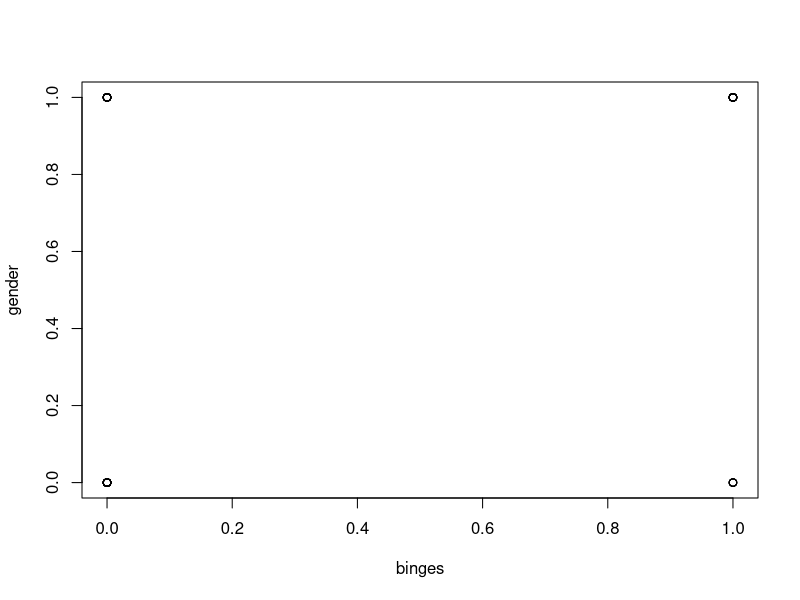
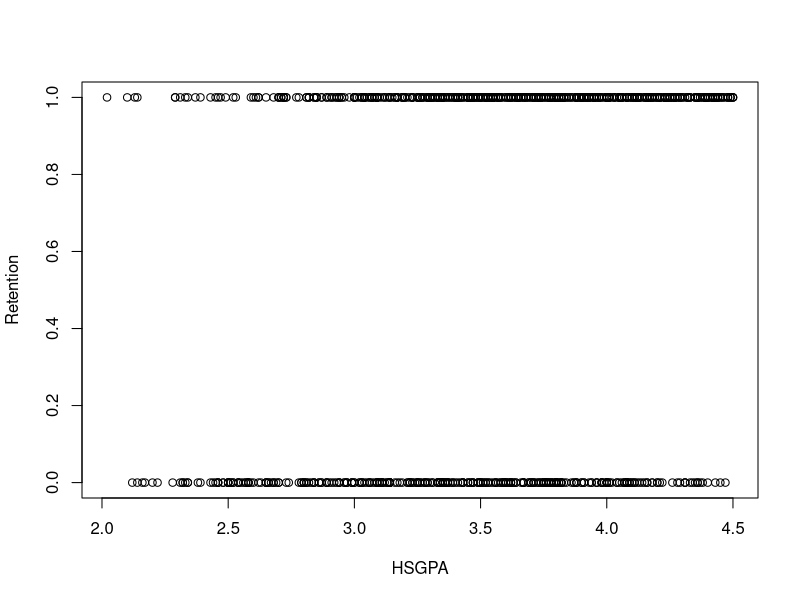
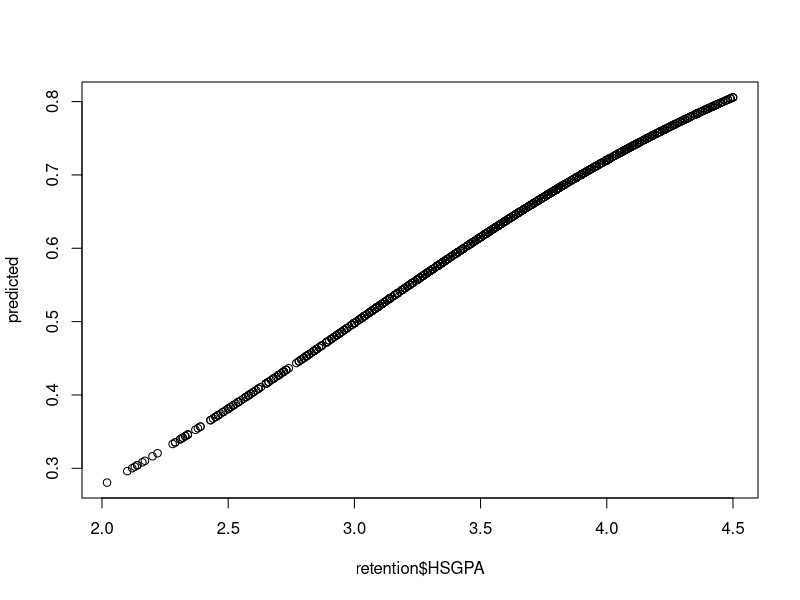

These charts were generated, in order, by the following R code:
## ---- chunk 1
binges <- read.table('binges.csv', header = T, sep = ',')
sample(binges)
## ---- chunk 2
binges.table <- table(binges)
binges.table
## ---- chunk 3
chisq.test(binges.table)
## ---- chunk 4
plot(binges)
## ---- chunk 5
results <- glm(binges$binges ~ binges$gender, family = binomial)
summary(results)
## ---- chunk 6
retention <- read.table('retention.csv', header = T, sep = ',')
head(retention)
## ---- chunk 7
plot(retention)
## ---- chunk 8
results <- glm(retention$Retention ~ retention$HSGPA, family = binomial)
summary(results)
## ---- chunk 9
predicted <- results$fitted.values
plot(retention$HSGPA, predicted, type = 'p')
